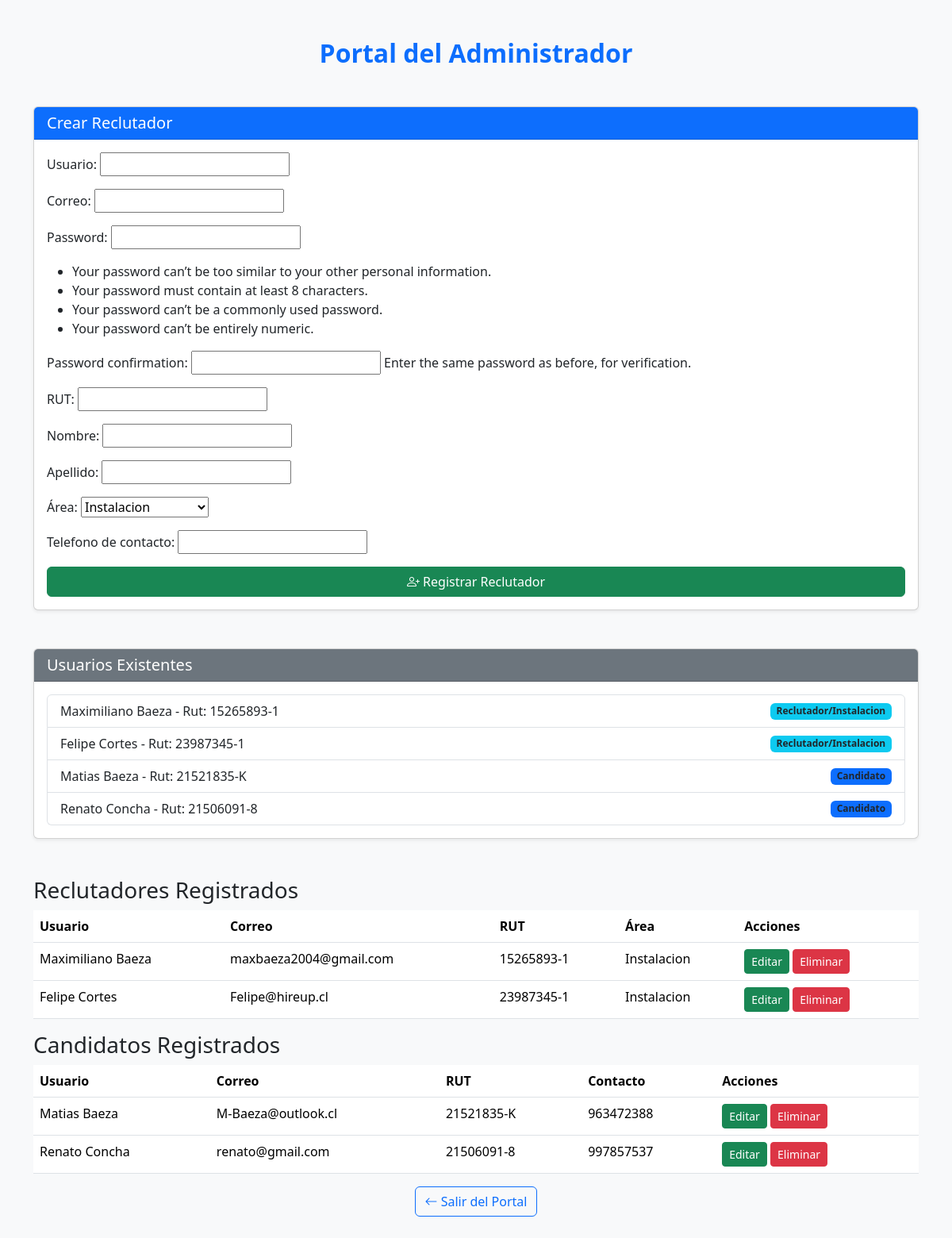
Screenshot of /portal/ (signed in) with the database file from the repository.
### main/models.py (models this page shows, shortened)
class Reclutador(models.Model):
    AREAS = [
        ("instalacion", "Instalacion"),
        ("mantencion", "Mantencion"),
        ("administracion", "Administracion"),
        ("control de calidad", "Control de Calidad"),
        ("seguridad", "Seguridad"),
    ]
    usuario = models.OneToOneField("Usuario", on_delete=models.CASCADE, related_name="perfil_reclutador")
    rut = models.CharField(max_length=10, unique=True)
    nombre = models.CharField(max_length=50)
    apellido = models.CharField(max_length=50)
    telefono = models.CharField(max_length=15, blank=True, null=True)
    area = models.CharField(max_length=50, choices=AREAS)

class Candidato(models.Model):
    usuario = models.OneToOneField(settings.AUTH_USER_MODEL, on_delete=models.CASCADE, related_name="perfil_candidato")
    rut = models.CharField("RUT", max_length=12, unique=True)
    nombre = models.CharField(max_length=50)
    apellido = models.CharField(max_length=50)
    experiencia = models.PositiveIntegerField("Años de experiencia", default=0)
    descripcion = models.TextField("Descripcion", blank=True, null=True)
    telefono = models.CharField(max_length=15, blank=True, null=True)
    direccion = models.CharField(max_length=100, blank=True, null=True)
    cv = models.FileField(upload_to="cvs/", null=True, blank=True)

class Usuario(AbstractUser):
    ROLES = [
        ("candidato", "Candidato"),
        ("reclutador", "Reclutador"),
        ("administrador", "Administrador"),
    ]
    username = models.CharField(max_length=50, unique=True)
    email = models.EmailField(unique=True)
    rol = models.CharField(max_length=20, choices=ROLES)
    first_name = None
    last_name = None
    USERNAME_FIELD = "username"
    REQUIRED_FIELDS = ["email", "rol"]

### administrador/views.py (the view)
# urls.py: path("portal/", views.portal_administrador, name="portal_administrador"),
@login_required
def portal_administrador(request):
    if request.user.rol != "administrador":
        return HttpResponseForbidden("Acceso denegado")
    if request.method == "POST":
        form = RegistroReclutadorForm(request.POST)
        if form.is_valid():
            form.save()
            messages.success(request, "Reclutador creado con éxito.")
            return redirect("administrador:portal_administrador")
    else:
        form = RegistroReclutadorForm()
    reclutadores = Reclutador.objects.select_related("usuario").all()
    candidatos = Candidato.objects.select_related("usuario").all()
    usuarios = Usuario.objects.all().select_related()
    return render(request, "administrador/portal_administrador.html", {
        "form": form,
        "usuarios": usuarios,
        "reclutadores": reclutadores,
        "candidatos": candidatos,
    })

### administrador/forms.py (shortened to what this page needs)
class RegistroReclutadorForm(UserCreationForm):
    AREAS = [
        ("instalacion", "Instalacion"),
        ("mantencion", "Mantencion"),
        ("administracion", "Administracion"),
        ("control de calidad", "Control de Calidad"),
        ("seguridad", "Seguridad"),
    ]
    username = forms.CharField(label="Usuario", max_length=50)
    email = forms.EmailField(label="Correo")
    rut = forms.CharField(label="RUT", max_length=12)
    nombre = forms.CharField(label="Nombre", max_length=50)
    apellido = forms.CharField(label="Apellido", max_length=50)
    area = forms.ChoiceField(label="Área", choices=AREAS)
    telefono = forms.CharField(label="Telefono de contacto", max_length=15, required=False)
    class Meta:
        model = Usuario
        fields = ("username", "email", "password1", "password2")

### administrador/templates/administrador/portal_administrador.html (shortened to what this page needs)
{% extends "administrador/base.html" %}
{% load static %}
{% block content %}
    <body class="bg-light">
    <div class="container py-5">
        <div class="text-center mb-5">
            <h2 class="fw-bold text-primary">Portal del Administrador</h2>
        </div>
        <div class="card shadow-sm mb-5">
            <div class="card-header bg-primary text-white">
                <h3 class="h5 mb-0">Crear Reclutador</h3>
            </div>
            <div class="card-body">
                <form method="post" class="needs-validation">
                    <div class="mb-3">
                        {{ form.as_p }}
                    </div>
                    <button type="submit" class="btn btn-success w-100">
                        <i class="bi bi-person-plus"></i> Registrar Reclutador
                    </button>
                </form>
            </div>
        </div>
        <div class="card shadow-sm mb-5">
            <div class="card-header bg-secondary text-white">
                <h3 class="h5 mb-0">Usuarios Existentes</h3>
            </div>
            <div class="card-body">
                <ul class="list-group">
                    {% for r in reclutadores %}
                        <li class="list-group-item d-flex justify-content-between align-items-center">
                            <span>{{ r.nombre }} {{ r.apellido }} - Rut: {{ r.rut }}</span>
                            <span class="badge bg-info text-dark">Reclutador/{{ r.area|capfirst }}</span>
                        </li>
                    {% empty %}
                        <li class="list-group-item text-muted text-center">No hay reclutadores registrados.</li>
                    {% endfor %}
                    {% for c in candidatos %}
                        <li class="list-group-item d-flex justify-content-between align-items-center">
                            <span>{{ c.nombre }} {{ c.apellido }} - Rut: {{ c.rut }}</span>
                            <span class="badge bg-primary text-dark">Candidato</span>
                        </li>
                    {% empty %}
                        <li class="list-group-item text-muted text-center">No hay candidatos registrados.</li>
                    {% endfor %}
                </ul>
            </div>
        </div>
        <h3>Reclutadores Registrados</h3>
        {% if reclutadores %}
        <table class="table">
            <thead>
            <tr>
                <th>Usuario</th>
                <th>Correo</th>
                <th>RUT</th>
                <th>Área</th>
                <th>Acciones</th>
            </tr>
            </thead>
            <tbody>
            {% for r in reclutadores %}
                <tr>
                <td>{{ r.nombre }} {{ r.apellido }}</td>
                <td>{{ r.usuario.email }}</td>
                <td>{{ r.rut }}</td>
                <td>{{ r.area|capfirst }}</td>
                <td>
                    <a href="{% url 'administrador:editar_reclutador' r.pk %}" class="btn btn-success btn-sm">Editar</a>
                    <form method="POST" action="{% url 'administrador:eliminar_reclutador' r.pk %}" style="display:inline;">
                    <button type="submit" class="btn btn-sm btn-danger" onclick="return confirm('¿Estás seguro que deseas eliminar este reclutador?');">
                        Eliminar
                    </button>
                    </form>
                </td>
                </tr>
            {% endfor %}
            </tbody>
        </table>
        {% else %}
        <p>No hay reclutadores registrados.</p>
        {% endif %}
         <h3>Candidatos Registrados</h3>
        {% if candidatos %}
        <table class="table">
            <thead>
            <tr>
                <th>Usuario</th>
                <th>Correo</th>
                <th>RUT</th>
                <th>Contacto</th>
                <th>Acciones</th>
            </tr>
            </thead>
            <tbody>
            {% for c in candidatos %}
                <tr>
                <td>{{ c.nombre }} {{ c.apellido }}</td>
                <td>{{ c.usuario.email }}</td>
                <td>{{ c.rut }}</td>
                <td>{{ c.telefono }}</td>
                <td>
                    <a href="{% url 'administrador:editar_candidato' c.pk %}" class="btn btn-success btn-sm">Editar</a>
                    <form method="POST" action="{% url 'administrador:eliminar_candidato' c.pk %}" style="display:inline;">
                    <button type="submit" class="btn btn-sm btn-danger" onclick="return confirm('¿Estás seguro que deseas eliminar este reclutador?');">
                        Eliminar
                    </button>
                    </form>
                </td>
                </tr>
            {% endfor %}
            </tbody>
        </table>
        {% else %}
        <p>No hay reclutadores registrados.</p>
        {% endif %}
        <div class="text-center">
            <a href="{% url 'main:logout' %}" class="btn btn-outline-primary">
                <i class="bi bi-arrow-left"></i> Salir del Portal
            </a>
        </div>
    </div>
    </body>
{% endblock %}

### administrador/templates/administrador/base.html (shortened to what this page needs)
{% load static %}
<!DOCTYPE html>
<html lang="en">
<head>
    <link href="https://cdn.jsdelivr.net/npm/bootstrap@5.3.3/dist/css/bootstrap.min.css" rel="stylesheet">
    <link rel="stylesheet" href="https://cdn.jsdelivr.net/npm/bootstrap-icons@1.11.3/font/bootstrap-icons.css">
</head>
<body>
    {% block content %}
    {% endblock %}
</body>
</html>

### rows the page displays
Reclutador: nombre "Maximiliano", apellido "Baeza", rut "15265893-1", area "Instalacion", usuario.email "maxbaeza2004@gmail.com"
Reclutador: nombre "Felipe", apellido "Cortes", rut "23987345-1", area "Instalacion", usuario.email "Felipe@hireup.cl"
Candidato: nombre "Matias", apellido "Baeza", rut "21521835-K", usuario.email "M-Baeza@outlook.cl", telefono "963472388"
Candidato: nombre "Renato", apellido "Concha", rut "21506091-8", usuario.email "renato@gmail.com", telefono "997857537"
